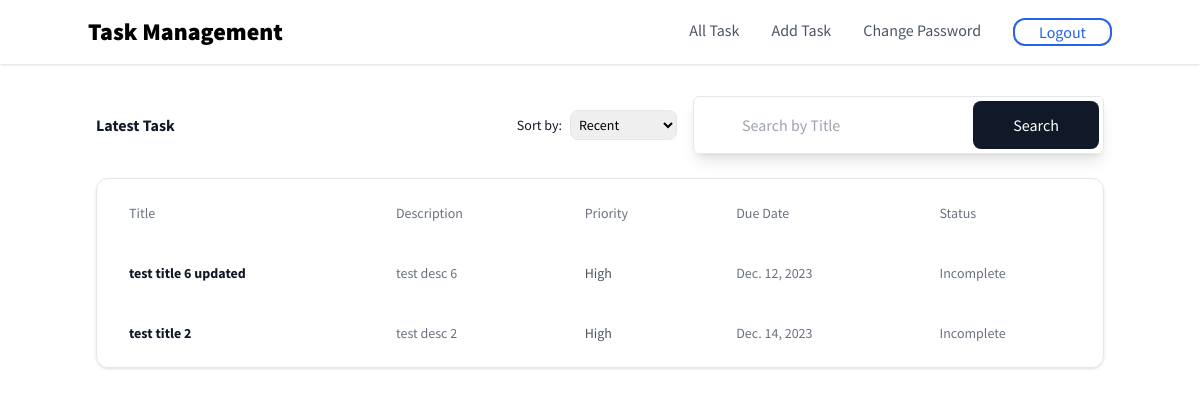
Screenshot of / (signed in) with the database file from the repository.
### task/models.py (models this page shows, shortened)
class Task(models.Model):
    user = models.ForeignKey(User, on_delete=models.CASCADE)
    title = models.CharField(max_length=255)
    description = models.TextField()
    due_date = models.DateField()
    priority = models.CharField(max_length=30, choices=PRIORITY)
    mark_as_completed = models.BooleanField(default=False)
    created_at = models.DateTimeField(auto_now_add=True)
    updated_at = models.DateTimeField(auto_now=True)

### task/views.py (the view)
# urls.py: path("", index, name="home"),
@login_required
def index(request):
    params = request.GET.get("search")
    if params:
        tasks = Task.objects.prefetch_related("images").filter(
            user=request.user, title__contains=params
        )
    else:
        tasks = Task.objects.prefetch_related("images").filter(user=request.user)
    return render(request, "all_task.html", {"tasks": tasks})

### templates/all_task.html (shortened to what this page needs)
{% extends 'base.html' %}
{% block content %}
<div class="w-screen">
    <div class="mx-auto mt-8 max-w-screen-lg px-2">
        <div class="sm:flex sm:items-center sm:justify-between flex-col sm:flex-row">
            <p class="flex-1 text-base font-bold text-gray-900">Latest Task</p>
            <div class="mt-4 sm:mt-0">
                <div class="flex items-center justify-start sm:justify-end">
                    <div class="flex items-center">
                        <label for="" class="mr-2 flex-shrink-0 text-sm font-medium text-gray-900"> Sort by: </label>
                        <select name=""
                            class="sm: mr-4 block w-full whitespace-pre rounded-lg border p-1 pr-10 text-base outline-none focus:shadow sm:text-sm">
                            <option class="whitespace-no-wrap text-sm">Recent</option>
                        </select>
                    </div>
                    <div>
                        <form
                            class="relative mx-auto flex w-full max-w-2xl items-center justify-between rounded-md border shadow-lg">
                            <input type="name" name="search"
                                class="h-14 w-full rounded-md py-4 pr-40 pl-12 outline-none focus:ring-2"
                                placeholder="Search by Title" />
                            <button type="submit"
                                class="absolute right-0 mr-1 inline-flex h-12 items-center justify-center rounded-lg bg-gray-900 px-10 font-medium text-white focus:ring-4 hover:bg-gray-700">Search</button>
                        </form>
                    </div>
                </div>
            </div>
        </div>
        <div class="mt-6 overflow-hidden rounded-xl border shadow">
            <table class="min-w-full border-separate border-spacing-y-2 border-spacing-x-2">
                <thead class="hidden border-b lg:table-header-group">
                    <tr class="">
                        <td class="whitespace-normal py-4 text-sm font-medium text-gray-500 sm:px-6">Title
                        </td>
                        <td class="whitespace-normal py-4 text-sm font-medium text-gray-500 sm:px-6">Description</td>
                        <td class="whitespace-normal py-4 text-sm font-medium text-gray-500 sm:px-6">Priority</td>
                        <td class="whitespace-normal py-4 text-sm font-medium text-gray-500 sm:px-6">Due Date</td>
                        <td class="whitespace-normal py-4 text-sm font-medium text-gray-500 sm:px-6">Status</td>
                    </tr>
                </thead>
                <tbody class="lg:border-gray-300">
                    {% for task in tasks %}
                    <tr class="">
                        <td class="whitespace-no-wrap py-4 text-sm font-bold text-gray-900 sm:px-6">
                            <a href="{% url 'view_task' task.id %}">{{task.title}}</a>
                        </td>
                        <td
                            class="whitespace-no-wrap hidden py-4 text-sm font-normal text-gray-500 sm:px-6 lg:table-cell">
                            {{task.description}}</td>
                        <td class="whitespace-no-wrap py-4 px-6 text-right text-sm text-gray-600 lg:text-left">
                            {{task.priority|capfirst}}
                        </td>
                        <td
                            class="whitespace-no-wrap hidden py-4 text-sm font-normal text-gray-500 sm:px-6 lg:table-cell">
                            {{task.due_date}}
                        </td>
                        <td
                            class="whitespace-no-wrap hidden py-4 text-sm font-normal text-gray-500 sm:px-6 lg:table-cell">
                            {% if task.mark_as_completed %}
                            Completed
                            {% else %}
                            Incomplete
                            {% endif %}
                        </td>
                    </tr>
                    {% endfor %}
                </tbody>
            </table>
        </div>
    </div>
</div>
{% endblock %}

### templates/all_task.html (style rules this page uses)
* { font-family: 'Source Sans Pro'; }

### rows the page displays
Task: title "test title 6 updated", description "test desc 6", priority "High", due_date "Dec. 12, 2023", mark_as_completed "Incomplete"
Task: title "test title 2", description "test desc 2", priority "High", due_date "Dec. 14, 2023", mark_as_completed "Incomplete"
